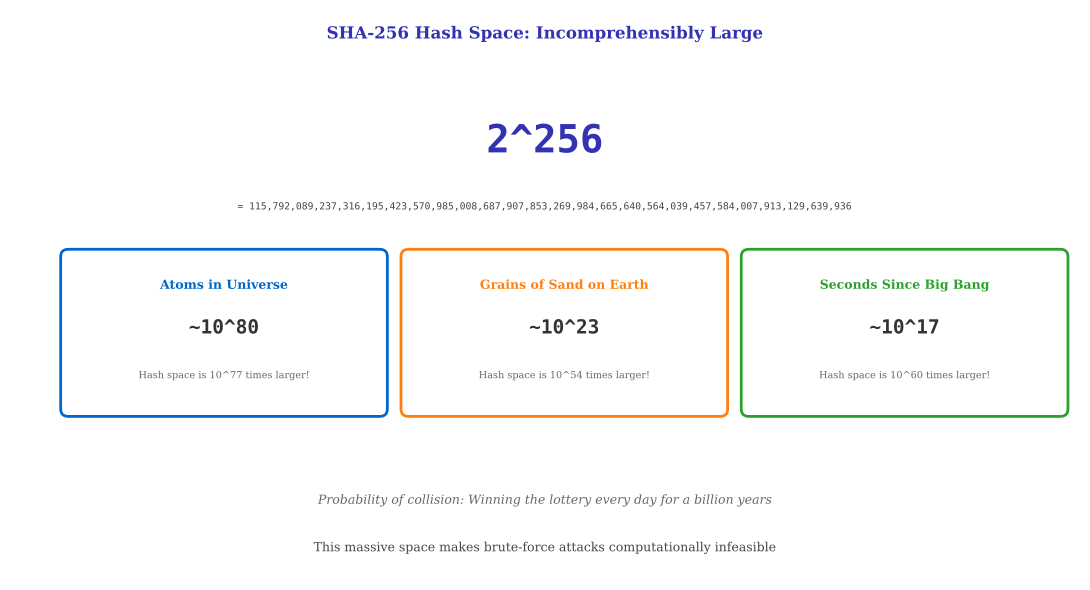

Source code (Python):
"""Hash Space Scale - 2^256 visualization"""
from pathlib import Path
import matplotlib.pyplot as plt
import matplotlib.patches as mpatches
from matplotlib.patches import FancyBboxPatch, Circle
import numpy as np

plt.rcParams.update({
    'font.size': 10, 'axes.labelsize': 10, 'axes.titlesize': 11,
    'xtick.labelsize': 9, 'ytick.labelsize': 9, 'legend.fontsize': 9,
    'figure.dpi': 150, 'font.family': 'serif'
})

MLPURPLE = '#3333B2'
MLBLUE = '#0066CC'
MLORANGE = '#FF7F0E'
MLRED = '#D62728'
MLGREEN = '#2CA02C'

fig, ax = plt.subplots(figsize=(11, 6))
ax.set_xlim(0, 11)
ax.set_ylim(0, 6)
ax.axis('off')

# Title
ax.text(5.5, 5.7, 'SHA-256 Hash Space: Incomprehensibly Large', ha='center',
        fontsize=12, fontweight='bold', color=MLPURPLE)

# The big number
ax.text(5.5, 4.5, '2^256', ha='center', fontsize=28, fontweight='bold',
        color=MLPURPLE, family='monospace')
ax.text(5.5, 3.9, '= 115,792,089,237,316,195,423,570,985,008,687,907,853,269,984,665,640,564,039,457,584,007,913,129,639,936',
        ha='center', fontsize=7, color='#444444', family='monospace')

# Comparison boxes
comparisons = [
    ('Atoms in Universe', '~10^80', 'Hash space is 10^77 times larger!', MLBLUE),
    ('Grains of Sand on Earth', '~10^23', 'Hash space is 10^54 times larger!', MLORANGE),
    ('Seconds Since Big Bang', '~10^17', 'Hash space is 10^60 times larger!', MLGREEN),
]

box_width = 3.2
start_x = 0.6
y = 1.8

for i, (name, value, note, color) in enumerate(comparisons):
    x = start_x + i * (box_width + 0.3)

    # Box
    box = FancyBboxPatch((x, y), box_width, 1.6, boxstyle="round,pad=0.08",
                          facecolor='white', edgecolor=color, linewidth=2)
    ax.add_patch(box)

    ax.text(x + box_width/2, y + 1.3, name, ha='center', va='center',
            fontsize=9, fontweight='bold', color=color)
    ax.text(x + box_width/2, y + 0.85, value, ha='center', va='center',
            fontsize=14, fontweight='bold', color='#333333', family='monospace')
    ax.text(x + box_width/2, y + 0.35, note, ha='center', va='center',
            fontsize=7, color='#666666')

# Bottom note
ax.text(5.5, 0.8, 'Probability of collision: Winning the lottery every day for a billion years',
        ha='center', fontsize=9, style='italic', color='#666666')
ax.text(5.5, 0.3, 'This massive space makes brute-force attacks computationally infeasible',
        ha='center', fontsize=9, color='#444444')

plt.tight_layout()
plt.savefig(Path(__file__).parent / 'hash_space_scale.pdf',
            format='pdf', dpi=300, bbox_inches='tight')
plt.close()
